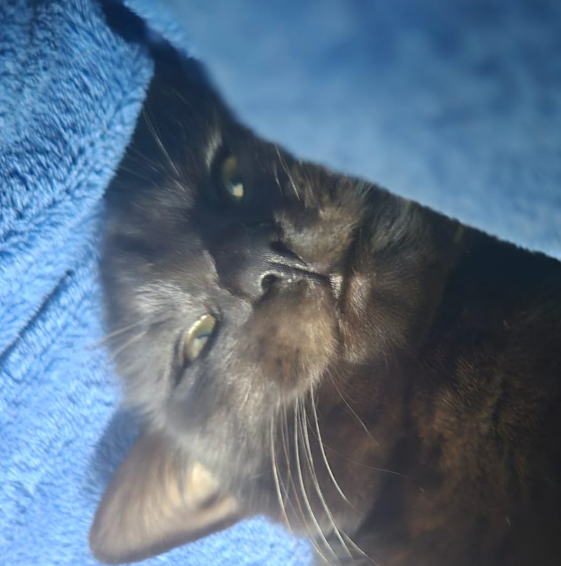
#> input picture Tema/titi.jpg, 561 x 566 px
$ python cerinta_2.py
#> lines starting #> are read from the running program, lines starting #| are printed output that depends on the picture; long printed decimals are rounded
import numpy as np
import cv2 as cv
import matplotlib.pyplot as plt
from scipy.fft import dctn, idctn

def show_image(title,image,ratio=0.17):
    image = cv.resize(image,(0,0),fx=ratio,fy=ratio)
    cv.imshow(title,image[:, :, ::-1])
    cv.waitKey(0)
    cv.destroyAllWindows()

X = np.array(plt.imread("titi.jpg"))
#> X is the input picture: shape (566, 561, 4) float32; mean R, G, B, A 0.35, 0.434, 0.518, 1
if X.max() <= 1.0:
    X = (X * 255).astype(np.uint8)
else:
    X = X.astype(np.uint8)
X = cv.resize(X, (512, 512))[:, :, :3]
#> X: shape (512, 512, 3)
conversion = np.array([
    [0.299, 0.587, 0.114],
    [-0.168736, -0.331264, 0.5],
    [0.5, -0.418688, -0.081312]
])
conversion_inv = np.linalg.inv(conversion)

def RGB2YCBCR(X):
    Y = np.zeros((512, 512, 3))
    for i in range(512):
        for j in range(512):
            Y[i, j] = np.floor((conversion @ X[i, j].T).T + np.array([0, 128, 128])).astype("uint8")
    return Y

def YCBCR2RGB(X):
    Y = np.zeros((512, 512, 3))
    for i in range(512):
        for j in range(512):
            Y[i, j] = (conversion_inv @ (X[i, j].T - np.array([0, 128, 128]))).T
    return Y

converted = RGB2YCBCR(X)
#> after the loop in RGB2YCBCR, `for i in range(512):`:
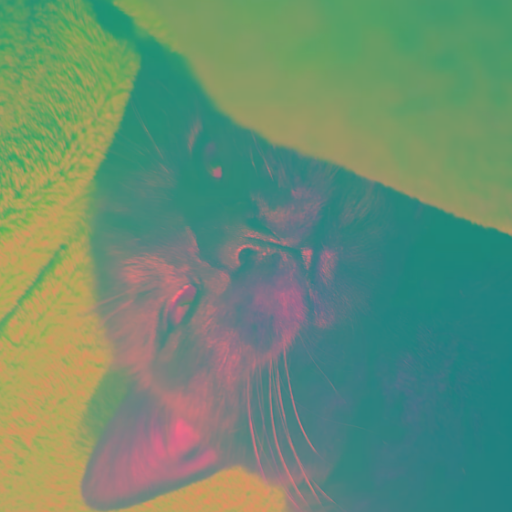
#> Y: shape (512, 512, 3) float64; mean R, G, B 106.1, 141.8, 115.1
Y = converted[:, :, 0]
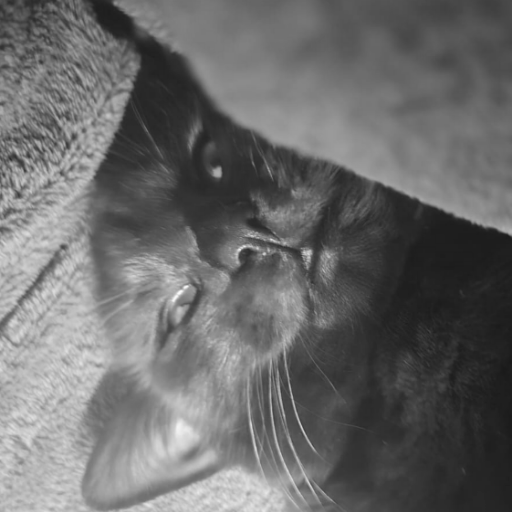
#> Y: shape (512, 512) float64; min 26, max 250, mean 106.1
Cb = converted[:, :, 1]
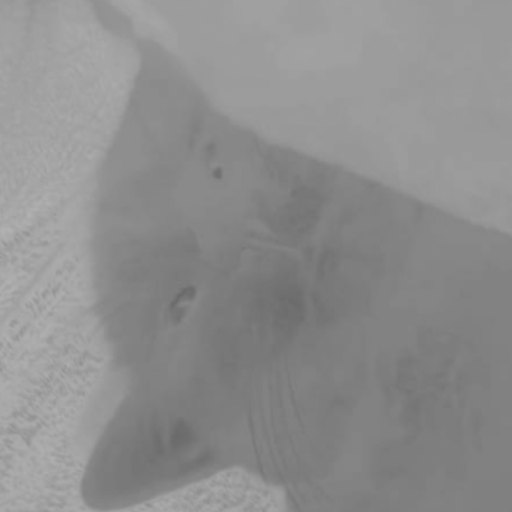
#> Cb: shape (512, 512) float64; min 105, max 178, mean 141.8
Cr = converted[:, :, 2]
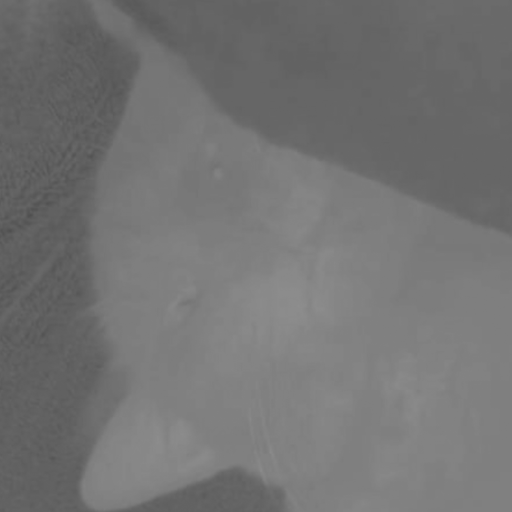
#> Cr: shape (512, 512) float64; min 79, max 142, mean 115.1

Q_down = 10

X_jpeg = X.copy()
X_jpeg = Q_down*np.round(X_jpeg/Q_down);

Q_jpeg = [[16, 11, 10, 16, 24, 40, 51, 61],
          [12, 12, 14, 19, 26, 28, 60, 55],
          [14, 13, 16, 24, 40, 57, 69, 56],
          [14, 17, 22, 29, 51, 87, 80, 62],
          [18, 22, 37, 56, 68, 109, 103, 77],
          [24, 35, 55, 64, 81, 104, 113, 92],
          [49, 64, 78, 87, 103, 121, 120, 101],
          [72, 92, 95, 98, 112, 100, 103, 99]]

quant_cos = np.zeros((512, 512))
y_nnz_total = 0
y_jpeg_nnz_total = 0

def zigzag(mat):
    order = [
        0,  1,  8,  16, 9,  2,  3,  10,
        17, 24, 32, 25, 18, 11, 4,  5,
        12, 19, 26, 33, 40, 48, 41, 34,
        27, 20, 13, 6,  7,  14, 21, 28,
        35, 42, 49, 56, 57, 50, 43, 36,
        29, 22, 15, 23, 30, 37, 44, 51,
        58, 59, 52, 45, 38, 31, 39, 46,
        53, 60, 61, 54, 47, 55, 62, 63
    ]
    flat = mat.flatten()
    return flat[order]


def inv_zig(zig):
    mat = np.zeros((8, 8))
    order = [
        (0, 0), (0, 1), (1, 0), (2, 0), (1, 1), (0, 2), (0, 3), (1, 2),
        (2, 1), (3, 0), (4, 0), (3, 1), (2, 2), (1, 3), (0, 4), (0, 5),
        (1, 4), (2, 3), (3, 2), (4, 1), (5, 0), (6, 0), (5, 1), (4, 2),
        (3, 3), (2, 4), (1, 5), (0, 6), (0, 7), (1, 6), (2, 5), (3, 4),
        (4, 3), (5, 2), (6, 1), (7, 0), (7, 1), (6, 2), (5, 3), (4, 4),
        (3, 5), (2, 6), (1, 7), (2, 7), (3, 6), (4, 5), (5, 4), (6, 3),
        (7, 2), (7, 3), (6, 4), (5, 5), (4, 6), (3, 7), (4, 7), (5, 6),
        (6, 5), (7, 4), (7, 5), (6, 6), (5, 7), (6, 7), (7, 6), (7, 7)
    ]

    for i, (r, c) in enumerate(order):
        if i < len(zig):
            mat[r, c] = zig[i]

    return mat


def rle(zig):
    result = []
    pair = [0, 0]
    for num in zig:
        if num == 0:
            pair[0] += 1
        else:
            pair[1] = int(num)
            new_pair = pair.copy()
            result += [new_pair]
            pair[0] = 0
    return result


def inv_rle(pairs):
    result = []
    for p in pairs:
        for i in range(p[0]):
            result.append(0)
        result.append(p[1])
    tail = 64 - len(result)
    for i in range(tail):
        result.append(0)
    return result


def huffman(freqs):
    codes = {}
    for f in freqs:
        codes[f] = ""
    l = len(freqs)
    while l > 1:
        m1 = 2**31-2
        p1 = None
        m2 = 2**31-4
        p2 = None
        for f in freqs:
            if freqs[f] <= m1:
                m2 = m1
                m1 = freqs[f]
                p2 = p1
                p1 = f
            elif freqs[f] <= m2:
                m2 = freqs[f]
                p2 = f
        del freqs[p1]
        del freqs[p2]
        freqs[p1 + p2] = m1 + m2
        for i in range(0, len(p1), 2):
            codes[(p1[i], p1[i+1])] = "0" + codes[(p1[i], p1[i+1])]
        for i in range(0, len(p2), 2):
            codes[(p2[i], p2[i+1])] = "1" + codes[(p2[i], p2[i+1])]
        #print(freqs)
        #print(codes)
        #print(l)
        l -= 1
    return codes


def encoding(pairs, codes):
    result = ""
    for p in pairs:
        t_pair = (p[0], p[1])
        result += codes[t_pair]
    return result


def decoding(bitstream, codes):
    inv_codes = {v: k for k, v in codes.items()}
    result = []
    buffer = ""

    for bit in bitstream:
        buffer += bit
        if buffer in inv_codes:
            result.append(inv_codes[buffer])
            buffer = ""

    return result


freqs = {}

for i in range(0, 512, 8):
    for j in range(0, 512, 8):
        for channel in range(3):
            x = converted[i:i+8, j:j+8, channel]
            y = dctn(x)
            y_jpeg = np.round(y / Q_jpeg)
            zig = zigzag(y_jpeg)
            pairs = rle(zig)
            for pair in pairs:
                t_pair = (pair[0], pair[1])
                freqs[t_pair] = freqs.get(t_pair, 0) + 1

            x_jpeg = idctn(y_jpeg)
            y_nnz = np.count_nonzero(y)
            y_nnz_total += y_nnz
            y_jpeg_nnz = np.count_nonzero(y_jpeg)
            y_jpeg_nnz_total += y_jpeg_nnz
            quant_cos[i:i+8, j:j+8] = x_jpeg
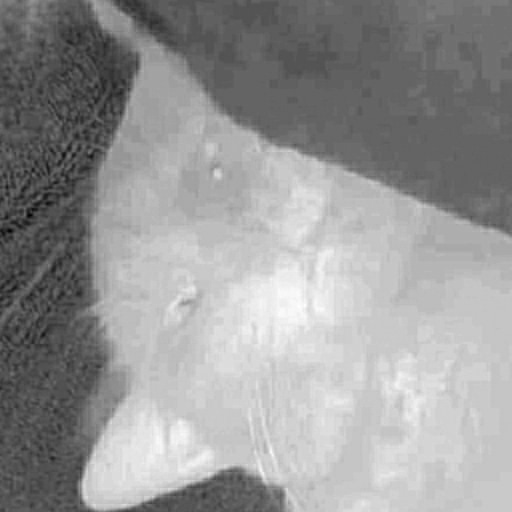
#> quant_cos: shape (512, 512) float64; min 4.76, max 8.87, mean 7.19; drawn with min black and max white
#> after the loop, freqs = 3233 items; y_jpeg_nnz_total = 180496; y_nnz_total = 757255

codes = huffman(freqs)
#> the loop in huffman, `for f in freqs:` made 3233 passes
#> f on passes 1 to 3: (0, 1134), (0, -25), (0, 10)
#> after the loop in huffman, `for f in freqs:`: codes = 3233 items
#> in huffman, `l = len(freqs)`: l = 3233
#> the loop in huffman, `while l > 1:` made 3232 passes
#> l on passes 1 to 3: 3232, 3231, 3230
#> after the loop in huffman, `while l > 1:`: freqs = 1 item; l = 1
#> codes = 3233 items
# print(codes)

print('Componente în frecvență: ' + str(y_nnz_total) +
              '\nComponente în frecvență după cuantizare: ' + str(y_jpeg_nnz_total))
#| Componente în frecvență: 757255
#| Componente în frecvență după cuantizare: 180496


def snr(original, with_noise):
    s_power = np.sum(original ** 2)
    n_power = np.sum((original - with_noise) ** 2)
    return np.real(10 * np.log10(s_power / n_power))


B = np.array([
    [-26, -3, -6,  2,  2, -1,  0,  0],
    [0, -2, -4,  1,  1,  0,  0,  0],
    [-3,  1,  5, -1, -1,  0,  0,  0],
    [-3,  1,  2, -1,  0,  0,  0,  0],
    [1,  0,  0,  0,  0,  0,  0,  0],
    [0,  0,  0,  0,  0,  0,  0,  0],
    [0,  0,  0,  0,  0,  0,  0,  0],
    [0,  0,  0,  0,  0,  0,  0,  0]
])

def full_encoding(X):
    result = []
    for i in range(0, 512, 8):
        result.append([])
        for j in range(0, 512, 8):
            x = X[i:i + 8, j:j + 8]
            y = dctn(x)
            y_jpeg = np.round(y / Q_jpeg)
            zig = zigzag(y_jpeg)
            pairs = rle(zig)
            result[i // 8].append(encoding(pairs, codes))
    return result


def full_decoding(coded):
    X = np.zeros((512, 512))
    for i in range(64):
        for j in range(64):
            pairs = decoding(coded[i][j], codes)
            zig = inv_rle(pairs)
            cos = inv_zig(zig)
            dequant = Q_jpeg * cos
            block = idctn(dequant)
            X[8*i:8*(i+1), 8*j:8*(j+1)] = block

    return X

coded_Y = full_encoding(Y)
#> after the loop in full_encoding, `for i in range(0, 512, 8):`: result = 64 items
#> coded_Y = 64 items
decoded_Y = full_decoding(coded_Y)
coded_Cb = full_encoding(Cb)
decoded_Cb = full_decoding(coded_Cb)
coded_Cr = full_encoding(Cr)
decoded_Cr = full_decoding(coded_Cr)

coded_X = (coded_Y, coded_Cb, coded_Cr)
decoded_X = YCBCR2RGB(np.dstack((decoded_Y, decoded_Cb, decoded_Cr)))

bytes = 0
for component in coded_X:
    for row in component:
        for cod in row:
            bytes += len(cod)
#> this loop made 3 passes
print(f"Total Bits: {bytes}")
#| Total Bits: 1148993

print(f"SNR: {snr(X, decoded_X)}")
#| SNR: 17.960

plt.figure(figsize=(10, 5))

plt.subplot(121)
plt.imshow(X, cmap=plt.cm.gray)
plt.title('Original')

plt.subplot(122)
plt.imshow(decoded_X / 255, cmap=plt.cm.gray)
plt.title('Encoded & Decoded')

plt.show()
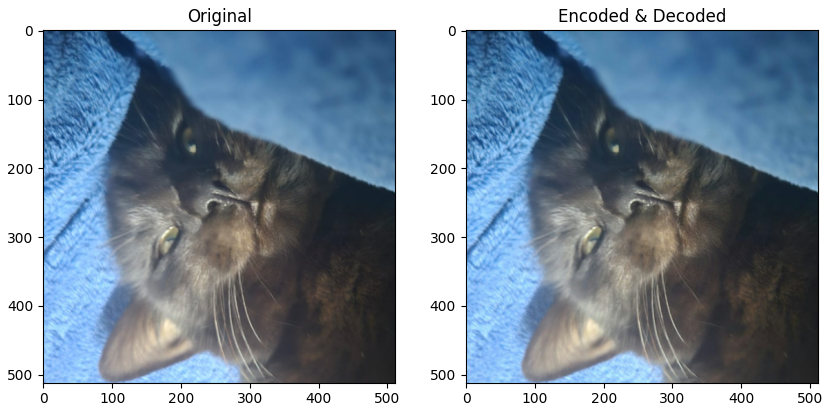
#> figure drawn by matplotlib, 2 panels
